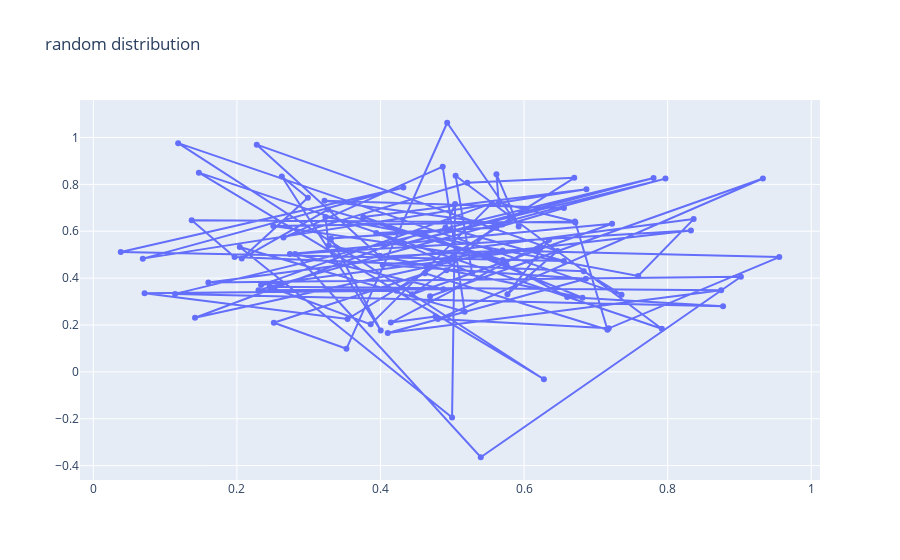

Notebook code for this chart:
### Code cell
fig = go.Figure()
fig.add_trace(go.Scatter(x=x_values, y=y_values,mode='markers+lines',name='markers+lines'))
fig.update_layout(title='random distribution',yaxis_zeroline=False, xaxis_zeroline=False)
fig.show()
